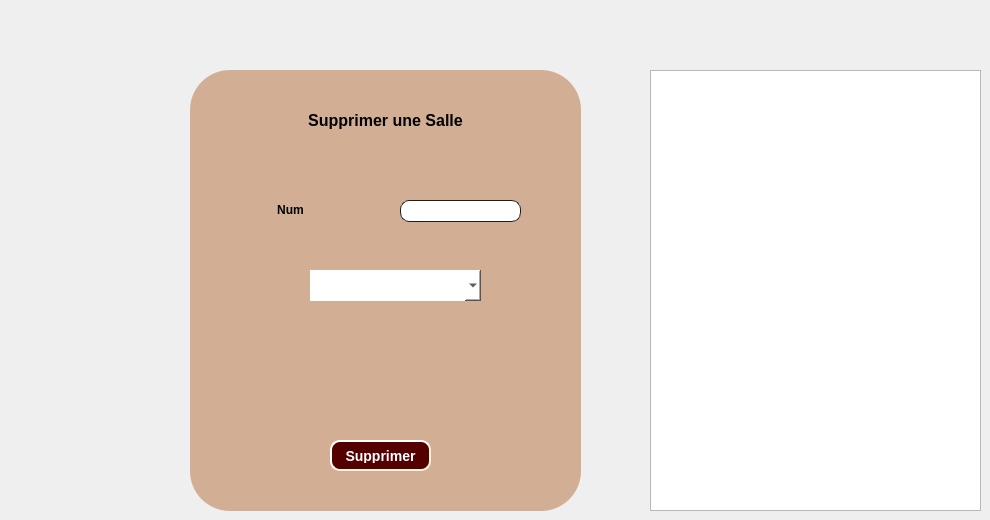
    <widget class="QWidget" name="tab4">
     <attribute name="title">
      <string>Supprimer</string>
     </attribute>
     <widget class="QWidget" name="gridWidget_4" native="true">
      <property name="geometry">
       <rect>
        <x>190</x>
        <y>70</y>
        <width>391</width>
        <height>441</height>
       </rect>
      </property>
      <property name="styleSheet">
       <string notr="true">background-color: rgb(210, 175, 148);

border-radius: 40px;</string>
      </property>
      <widget class="QLabel" name="label_16">
       <property name="geometry">
        <rect>
         <x>0</x>
         <y>10</y>
         <width>391</width>
         <height>81</height>
        </rect>
       </property>
       <property name="styleSheet">
        <string notr="true"/>
       </property>
       <property name="text">
        <string>&lt;html&gt;&lt;head/&gt;&lt;body&gt;&lt;p align=&quot;center&quot;&gt;&lt;span style=&quot; font-size:12pt; font-weight:600;&quot;&gt;Supprimer une Salle&lt;/span&gt;&lt;/p&gt;&lt;/body&gt;&lt;/html&gt;</string>
       </property>
      </widget>
      <widget class="QLabel" name="label_20">
       <property name="geometry">
        <rect>
         <x>40</x>
         <y>130</y>
         <width>121</width>
         <height>20</height>
        </rect>
       </property>
       <property name="styleSheet">
        <string notr="true">font: 75 8pt &quot;MS Shell Dlg 2&quot;;</string>
       </property>
       <property name="text">
        <string>&lt;html&gt;&lt;head/&gt;&lt;body&gt;&lt;p align=&quot;center&quot;&gt;&lt;span style=&quot; font-weight:600;&quot;&gt;Num&lt;/span&gt;&lt;/p&gt;&lt;/body&gt;&lt;/html&gt;</string>
       </property>
      </widget>
      <widget class="QLineEdit" name="id_supprimer">
       <property name="geometry">
        <rect>
         <x>210</x>
         <y>130</y>
         <width>121</width>
         <height>22</height>
        </rect>
       </property>
       <property name="styleSheet">
        <string notr="true">background-color: rgb(255, 255, 255);
border-radius: 9px;
padding: 1px;
    border-style: solid;
    border: 1px solid #1e1e1e;
</string>
       </property>
      </widget>
      <widget class="QPushButton" name="supprimer">
       <property name="geometry">
        <rect>
         <x>140</x>
         <y>370</y>
         <width>101</width>
         <height>31</height>
        </rect>
       </property>
       <property name="styleSheet">
        <string notr="true">QPushButton
{
	background-color:rgb(85, 0, 0);



	border-style: outset;
    border-width: 2px;
    border-radius: 10px;
    border-color: beige;
    font: bold 14px;
 ;
    padding: 6px;
	color: rgb(255, 255, 255);
}
QPushButton:hover
{
	
	background-color: rgb(237, 218, 204);
	color: rgb(0, 0, 0);
	gridline-color: rgb(94, 118, 255);
}
QPushButton:pressed
{
	
	background-color: rgb(181, 255, 234);

}</string>
       </property>
       <property name="text">
        <string>Supprimer</string>
       </property>
      </widget>
      <widget class="QComboBox" name="comboBox_supprimer">
       <property name="geometry">
        <rect>
         <x>120</x>
         <y>200</y>
         <width>171</width>
         <height>31</height>
        </rect>
       </property>
       <property name="styleSheet">
        <string notr="true">background-color: rgb(255, 255, 255);</string>
       </property>
      </widget>
     </widget>
     <widget class="QTableView" name="tableView_supprimer">
      <property name="geometry">
       <rect>
        <x>650</x>
        <y>70</y>
        <width>331</width>
        <height>441</height>
       </rect>
      </property>
     </widget>
     <widget class="QPushButton" name="home_3">
      <property name="geometry">
       <rect>
        <x>10</x>
        <y>10</y>
        <width>81</width>
        <height>71</height>
       </rect>
      </property>
      <property name="styleSheet">
       <string notr="true">QPushButton
{

	border-style: outset;
    border-color: beige;
    font: bold 14px;
 ;
    padding: 6px;
	color: rgb(555, 255, 255);
}
</string>
      </property>
      <property name="text">
       <string/>
      </property>
      <property name="icon">
       <iconset>
        <normaloff>home_salle.png</normaloff>home_salle.png</iconset>
      </property>
      <property name="iconSize">
       <size>
        <width>45</width>
        <height>45</height>
       </size>
      </property>
     </widget>
    </widget>
